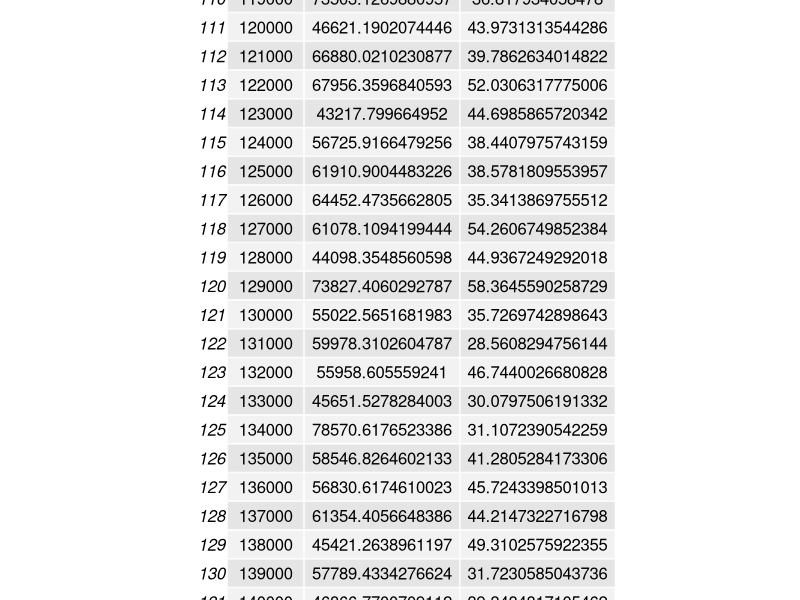
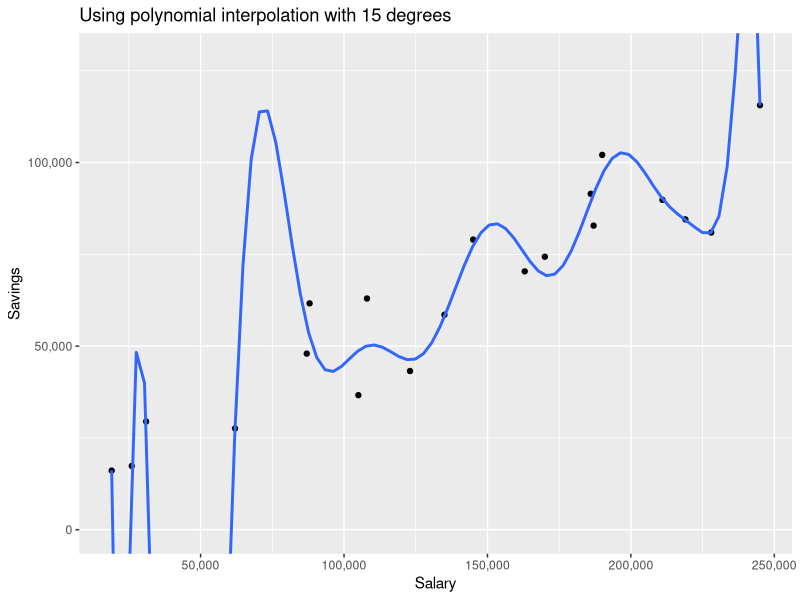
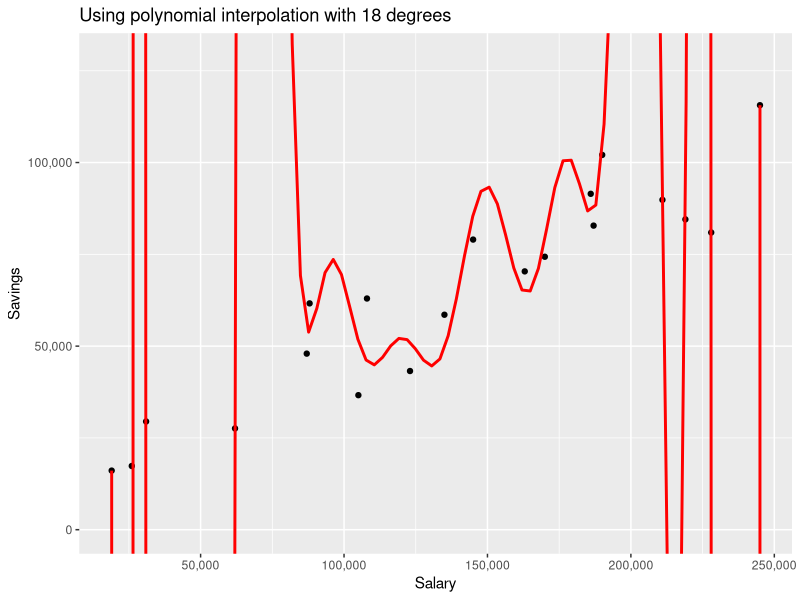
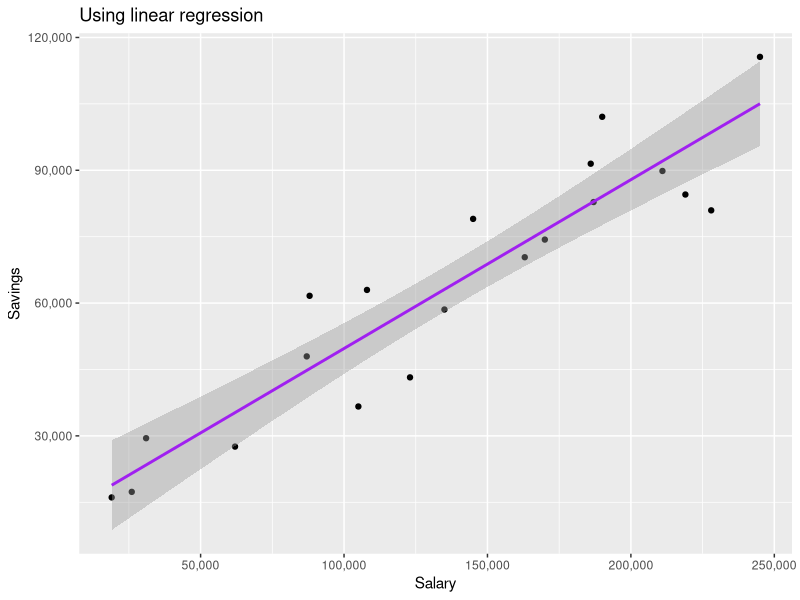
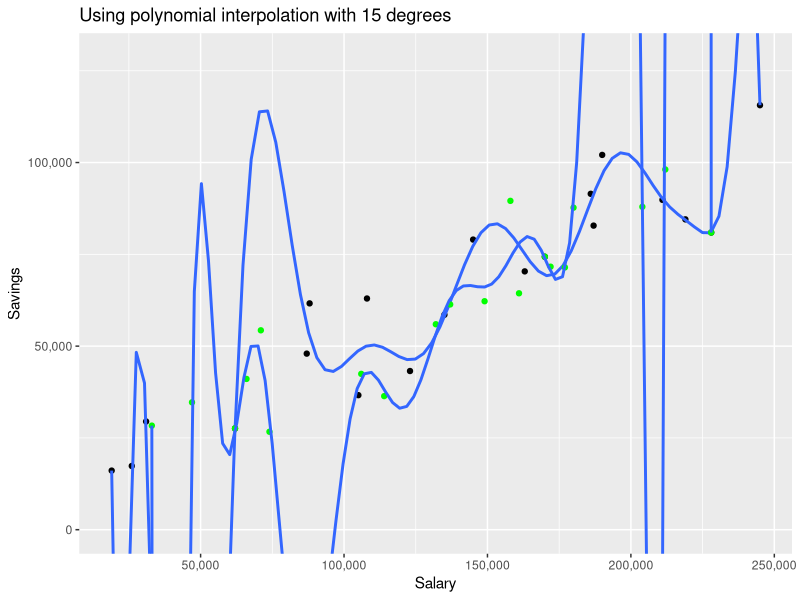
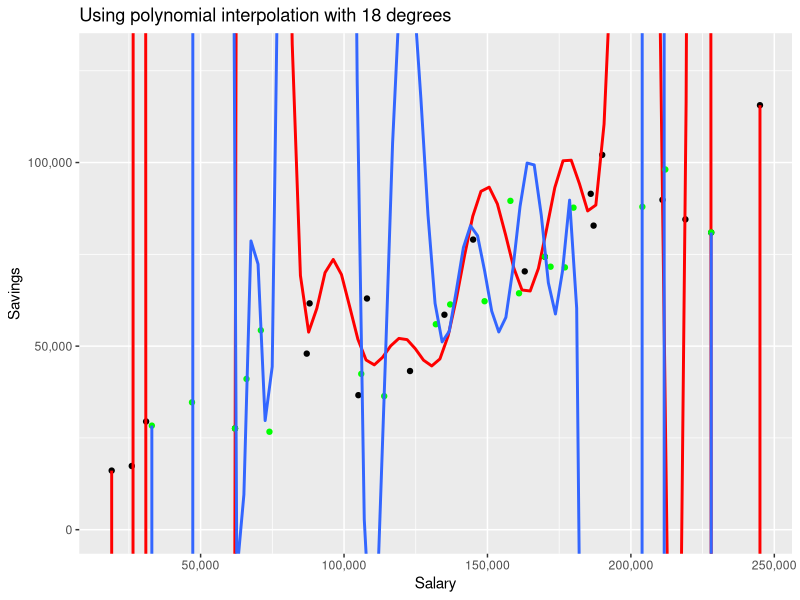
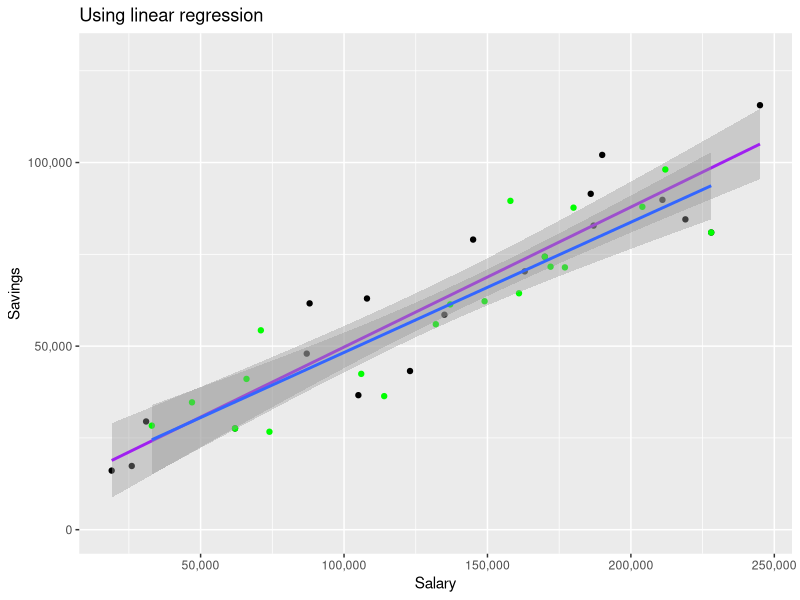

Write R code to recreate these figures, in order.
## Doing a test of polynomial interpolation vs linear regression to show the Bias/Variance tradeoff using ggplot. 

salaries <- seq(10000,250000,by=1000)
age<-rnorm(length(salaries),40,10)
age
salaries
require(ggplot2)
require(scales)
require(gridExtra)

savings <- .40*salaries + rnorm(length(salaries),mean=10000,sd=10000)+.20*age
savings <- sapply(savings, function(x){ifelse(x<0,0,x)})
df <- as.data.frame(cbind(salaries,savings,age))
exampledf <- df[sample(1:length(salaries),size=20,replace=FALSE),]
unique(exampledf$salaries)
head(df)
grid.table(df)


plt <- ggplot(data=exampledf)
plt <- plt + geom_point(aes(x=salaries,y=savings))
plt <- plt+ggtitle(label = "Savings by Salary")+xlab("Salary")+ylab("Savings")
plt <- plt + scale_y_continuous(labels = comma)+scale_x_continuous(labels=comma)

plt1 <- plt + stat_smooth(aes(x = salaries, y = savings), method = "lm",
               formula = y ~ poly(x, 15), se = FALSE) + coord_cartesian(ylim = c(min(savings)-100, max(savings)+100))
plt2 <- plt + stat_smooth(aes(x = salaries, y = savings),col='red', method = "lm",
                         formula = y ~ poly(x, 18), se = FALSE) + coord_cartesian(ylim = c(min(savings)-100, max(savings)+100))
plt3<-plt + stat_smooth(aes(x=salaries,y=savings),method = "lm", col = "purple")

plt1 <- plt1 +ggtitle('Using polynomial interpolation with 15 degrees')
plt2 <- plt2 +ggtitle('Using polynomial interpolation with 18 degrees')
plt3 <- plt3 +ggtitle('Using linear regression')

plt1
plt2
plt3

newsamp <- df[sample(1:length(salaries),size=20,replace=FALSE),]

plt1 + geom_point(col='green',data=newsamp, aes(x=salaries,y=savings)) + stat_smooth(aes(x = salaries, y = savings), data=newsamp, method = "lm",
                   formula = y ~ poly(x, 15), se = FALSE) + coord_cartesian(ylim = c(min(savings)-100, max(savings)+100))

plt2+ geom_point(col='green',data=newsamp, aes(x=salaries,y=savings)) + stat_smooth(aes(x = salaries, y = savings), data=newsamp, method = "lm",
                                                                        formula = y ~ poly(x, 18), se = FALSE) + coord_cartesian(ylim = c(min(savings)-100, max(savings)+100))

plt3 + geom_point(col='green',data=newsamp, aes(x=salaries,y=savings)) + stat_smooth(aes(x = salaries, y = savings), data=newsamp, method = "lm") + coord_cartesian(ylim = c(min(savings)-100, max(savings)+100))


  
  
